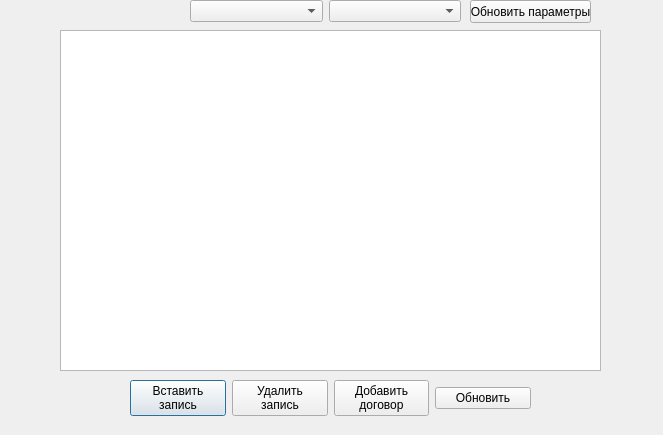
<?xml version="1.0" encoding="UTF-8"?>
<ui version="4.0">
 <class>Dialog</class>
 <widget class="QDialog" name="Dialog">
  <property name="geometry">
   <rect>
    <x>0</x>
    <y>0</y>
    <width>663</width>
    <height>435</height>
   </rect>
  </property>
  <property name="windowTitle">
   <string>Dialog</string>
  </property>
  <widget class="QTableView" name="tableView">
   <property name="geometry">
    <rect>
     <x>60</x>
     <y>30</y>
     <width>541</width>
     <height>341</height>
    </rect>
   </property>
  </widget>
  <widget class="QWidget" name="layoutWidget">
   <property name="geometry">
    <rect>
     <x>130</x>
     <y>380</y>
     <width>401</width>
     <height>36</height>
    </rect>
   </property>
   <layout class="QHBoxLayout" name="horizontalLayout">
    <item>
     <widget class="QPushButton" name="pushButton">
      <property name="text">
       <string>Вставить 
запись</string>
      </property>
      <property name="autoRepeat">
       <bool>false</bool>
      </property>
     </widget>
    </item>
    <item>
     <widget class="QPushButton" name="Delete">
      <property name="text">
       <string>Удалить 
запись</string>
      </property>
      <property name="autoRepeat">
       <bool>false</bool>
      </property>
     </widget>
    </item>
    <item>
     <widget class="QPushButton" name="AddAgreement">
      <property name="text">
       <string>Добавить 
договор</string>
      </property>
      <property name="autoRepeat">
       <bool>false</bool>
      </property>
     </widget>
    </item>
    <item>
     <widget class="QPushButton" name="pushButton_3">
      <property name="text">
       <string>Обновить</string>
      </property>
     </widget>
    </item>
   </layout>
  </widget>
  <widget class="QPushButton" name="pushButton_2">
   <property name="geometry">
    <rect>
     <x>470</x>
     <y>0</y>
     <width>121</width>
     <height>23</height>
    </rect>
   </property>
   <property name="text">
    <string>Обновить параметры</string>
   </property>
  </widget>
  <widget class="QWidget" name="layoutWidget">
   <property name="geometry">
    <rect>
     <x>190</x>
     <y>0</y>
     <width>271</width>
     <height>22</height>
    </rect>
   </property>
   <layout class="QHBoxLayout" name="horizontalLayout_2">
    <item>
     <widget class="QComboBox" name="comboBox"/>
    </item>
    <item>
     <widget class="QComboBox" name="comboBox_2"/>
    </item>
   </layout>
  </widget>
 </widget>
 <resources/>
 <connections/>
</ui>
